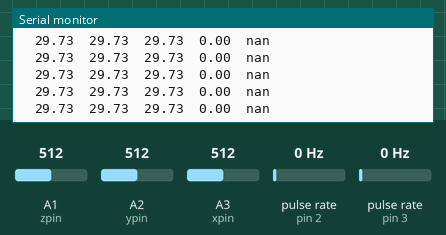
Recording of a sketch running on a simulated Arduino Uno, built with avr-gcc and run on an emulated ATmega328P. Parts: the last lines printed to the serial monitor. Wiring (inferred from the names in the program): 2 × pulse sensor: data pin 2 / data pin 3. Inputs (shaded band) come from the test bench; at power-on: pulse rate (sensors on pin 3, pin 2) 0 Hz, A1 (zpin) = 512, A2 (ypin) = 512, A3 (xpin) = 512.

Above: at 3.0 s.
3.1 s: pulse rate (sensor on pin 3) set to 2 Hz
At 4.2 s:
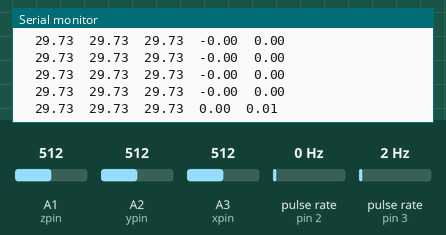
7.6 s: A1 (zpin) set to 410
At 8.7 s:
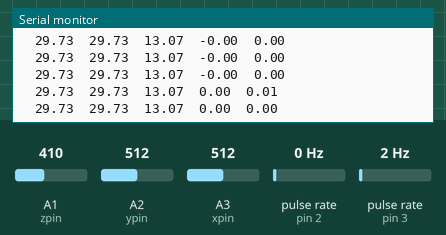
10.6 s: A1 (zpin) set to 380
At 11.6 s:
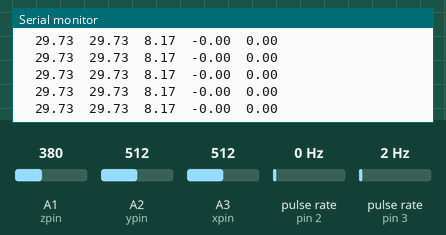
Timing chart, 0 to 13.6 s (numbered marks = the images above; inputs shaded):
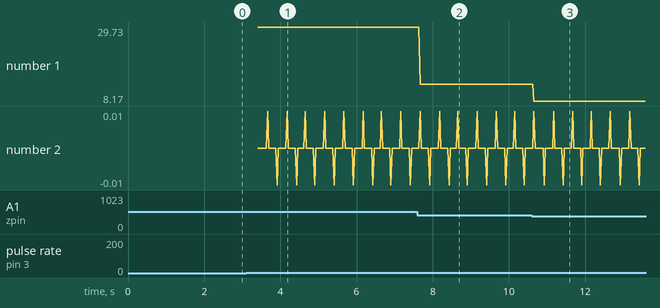

Measured:
- the behaviour switches between 0 and 1 Hz on pulse rate (sensor on pin 3) (found by bisection; images 0 and 1)
- after the input at 3.1 s, the serial monitor: prints a new line after 0.31 s (image 1)
- after the input at 7.6 s, the serial monitor: prints a new line after 0.07 s (image 2)
- after the input at 10.6 s, the serial monitor: prints a new line after 0.06 s (image 3)
- plotted number 1: 29.73 → 13.07 after the input at 7.6 s, 13.07 → 8.17 after the input at 10.6 s

The sketch:

DataAquisation.ino
```cpp
const int xpin = A3;                  // x-axis of the accelerometer
const int ypin = A2;                  // y-axis
const int zpin = A1;                  // z-axis (only on 3-axis models)

//these pins can not be changed 2/3 are special pins
int encoderPin1 = 2; // GREEN
int encoderPin2 = 3; // WHITE

volatile int lastEncoded = 0;
volatile long encoderValue = 0;

long lastencoderValue = 0;
float StartTime=0;
int lastMSB = 0;
int lastLSB = 0;
float Ypast=0;
volatile long ElapsedTime=0;

void setup() {
  // initialize the serial communications:
  Serial.begin(9600);
  pinMode(xpin, INPUT);
  pinMode(ypin, INPUT);
  pinMode(zpin, INPUT);
  pinMode(encoderPin1, INPUT);
  pinMode(encoderPin2, INPUT);

  digitalWrite(encoderPin1, HIGH); //turn pullup resistor on
  digitalWrite(encoderPin2, HIGH); //turn pullup resistor on

  //call updateEncoder() when any high/low changed seen
  //on interrupt 0 (pin 2), or interrupt 1 (pin 3)
  unsigned long StartTime = micros();
  attachInterrupt(0, updateEncoder, CHANGE);
  attachInterrupt(1, updateEncoder, CHANGE);

  }

void loop() {
  // print the sensor values:
  float   X=(analogRead(xpin)-330)*9.8/60;
  Serial.print(X);
  Serial.print("\t");

 float Y=(analogRead(ypin)-330)*9.8/60;
  Serial.print(Y);
  Serial.print("\t");

 float Z=(analogRead(zpin)-330)*9.8/60;
  Serial.print(Z);
  Serial.print("\t");
  // delay before next reading:

 float Ydisp=encoderValue*5.0/1440.0;
  Serial.print(Ydisp);
  Serial.print("\t");

  float VelocityY=(Ydisp-Ypast)*1000000.0/ElapsedTime ;
  Serial.println(VelocityY);
  Serial.print("\t");


  Ypast=Ydisp;
delay(10);
}


void updateEncoder()
{
   unsigned long CurrentTime = micros();
   ElapsedTime = CurrentTime - StartTime;
   StartTime=CurrentTime;


  int MSB = digitalRead(encoderPin1); //MSB = most significant bit
  int LSB = digitalRead(encoderPin2); //LSB = least significant bit

  int encoded = (MSB << 1) | LSB; //converting the 2 pin value to single number
  int sum  = (lastEncoded << 2) | encoded; //adding it to the previous encoded value

  if (sum == 0b1101 || sum == 0b0100 || sum == 0b0010 || sum == 0b1011) encoderValue ++;
  if (sum == 0b1110 || sum == 0b0111 || sum == 0b0001 || sum == 0b1000) encoderValue --;
//  Serial.println(ElapsedTime);
  lastEncoded = encoded; //store this value for next time

}
```
